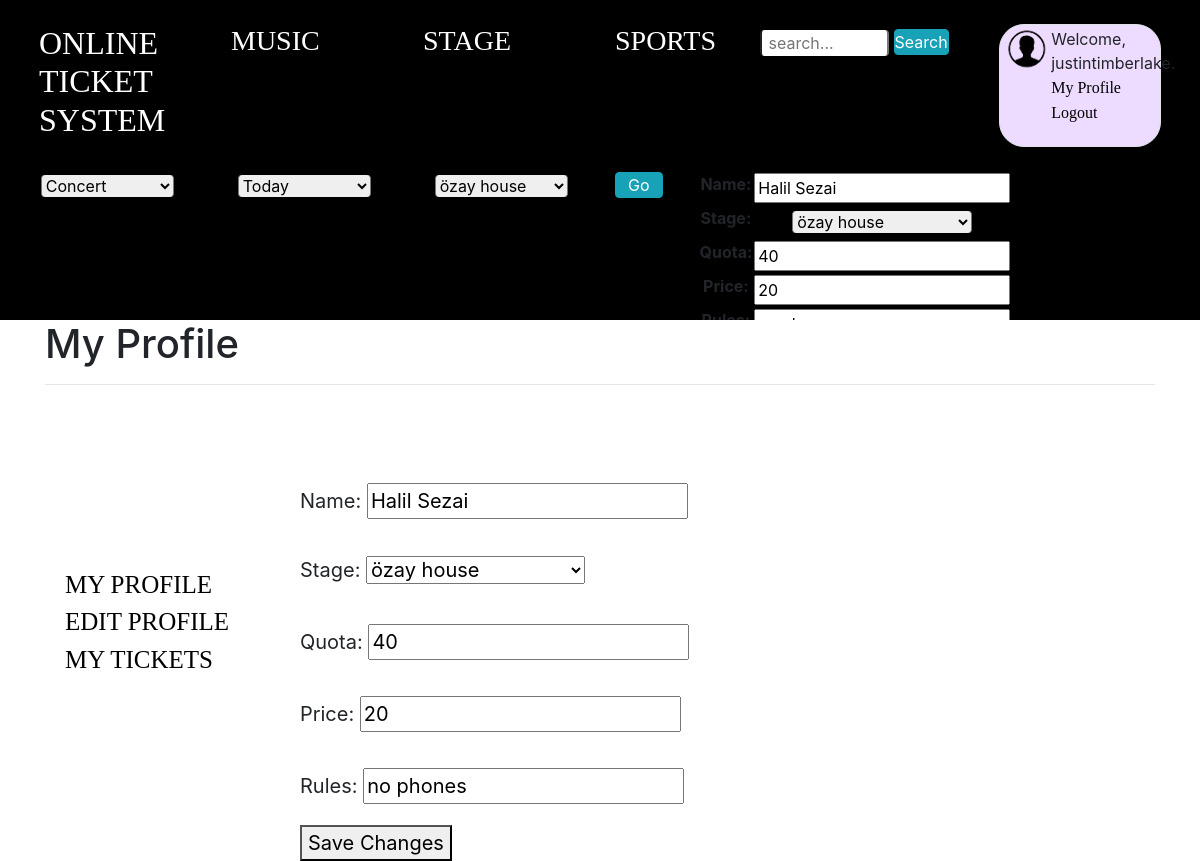
The app's page /event/7/edit (signed in) with its own data.
### website/models.py (models this page shows, shortened)
class Event(models.Model):
    TYPE = (
        ('C', 'Concert'),
        ('T', 'Theatre'),
        ('S', 'Sports')
    )
    name = models.CharField(max_length=50)
    stage = models.ForeignKey(Stage, on_delete=models.CASCADE)
    owner = models.ForeignKey(UserProfile, on_delete=models.CASCADE, null=True)
    date = models.DateField()
    quota = models.IntegerField()
    quotastart = models.IntegerField()
    price = models.IntegerField()
    type = models.CharField(max_length=1, choices=TYPE)
    isAvailable = models.BooleanField(default=False)
    isAccepted = models.BooleanField(default=False)
    isRejected = models.BooleanField(default=False)
    rules = models.CharField(max_length=500)
    img = models.URLField(null=True, blank=True)

### website/views.py (the view)
# urls.py: path('event/<int:event_id>/edit', views.edit_event, name='edit_event'),
def edit_event(request, event_id):
    event = Event.objects.get(pk=event_id)
    user_infos = UserProfile.objects.get(user=request.user)
    if request.method == 'POST':
        form = EditEventForm(request.POST, instance=event)
        if form.is_valid():
            form.save()
            return redirect('/account/profile')
    else:
        form = EditEventForm(instance=event)
        args = {'form': form}
        return render(request, 'event/edit_event.html', args)

### website/forms.py
class EditEventForm(forms.ModelForm):
    class Meta:
        model = Event
        fields = (
            'name',
            'stage',
            'quota',
            'price',
            'rules'
        )

### website/models.py (called while the page is built)
    def __str__(self):
        return '' + self.place

### website/views.py (called while the page is built)
def return_stage_list(request):
    return {'stage_list': Stage.objects.all()}

### templates/event/edit_event.html (shortened to what this page needs)
{%  extends 'profile/profile.html' %}
{% block info %}
        {% load static %}
        <form method="post">
            {{ form.as_p }}
            <button type="submit">Save Changes</button>
        </form>
    {% endblock %}

### templates/base.html (shortened to what this page needs)
<!DOCTYPE html>
<html lang="en">
<head>
    <link rel="stylesheet" href="https://stackpath.bootstrapcdn.com/bootstrap/4.4.1/css/bootstrap.min.css">
     {% block head %}
             {% endblock %}
     {% load static %}
    <link rel="stylesheet" type="text/css" href="{% static 'css/base.css' %}">
</head>
<body>
    <header>
  <video playsinline="playsinline" autoplay="autoplay" muted="muted" loop="loop">
    <source src="{% static 'media/homevideo.mp4' %}" type="video/mp4">
  </video>
        <div class="row" id='mainRow'>
            <div class="col-sm-2">
                <div id="webSiteName">
                    <a href="{%  url 'home' %}">
                        <h2>Online Ticket System</h2>
                    </a>
                </div>
            </div>
            <div class="col-sm-2">
                <div class="topicsName">
                    <a href="{% url 'concert_event'  %} ">
                        <h3>Music</h3>
                    </a>
                </div>
            </div>
            <div class="col-sm-2">
                <div class="topicsName">
                    <a href="{% url 'theatre_event'  %} ">
                        <h3>Stage</h3>
                    </a>
                </div>
            </div>
            <div class="col-sm-1">
                <div class="topicsName">
                    <a href="{% url 'sport_event'  %} ">
                        <h3>Sports</h3>
                    </a>
                </div>
            </div>
            <div class="col-md-3">
                <div class="search-container">
                    <form method="GET" action="{% url 'overall_search' %}">
                    <input required name="q" value="{{ request.GET.q }}" placeholder=" search...">
                    <button class="btn btn-info py-0 px-0" type="submit">Search</button>
                    </form>
                </div>
            </div>
            <div class="col-sm-2">
            <div class="border">
                <div class="avatarDiv">
                    <img src={% static "media/user-avatar.png" %} alt="user-avatar">
                </div>
                <div class="accountTextDiv">
                    {% if user.is_authenticated %}
                    <p class="login">Welcome, {{ user.get_username }}.
                    <a href="{% url 'my_profile' %}">My Profile</a>
                        <a href="{% url 'logout' %}">Logout</a></p>
                    {% else %}
                    <p><a  href="{% url 'login' %}">Login</a></p>
                    {% endif %}
                </div>
            </div>
            </div>
        </div>
        <div class="row" id='searchFilterRow'>
            <table>
{{ form.as_table }}
            <form action="{% url 'opinion_search' %}" method="post" >
            <div class="col-sm-2">
                <div class="categories">
                    <select name="categories">
                        <option value="C">Concert</option>
                    </select>
                </div>
            </div>
            <div class="col-sm-2">
                <div class="categories">
                    <select name="dates">
                        <option value="Today">Today</option>
                    </select>
                </div>
            </div>
            <div class="col-sm-2">
                <div class="categories">
                    <select name="stage_names">
                       {% for stage in stage_list %}
                        <option value="{{ stage.place }}">{{ stage.place }}</option>
                        {% endfor %}
                    </select>
                </div>
            </div>
            <div class="col-sm-1">
                <div class="categories">
                     <button class="btn btn-info py-0 " type="submit">Go</button>
            </div>
                </div>
            </form>
</table>
        </div>
    </header>
    <div class="container-xl">
            {% block content %}
             {% endblock %}
    </div>
</body>
</html>

### website/static/css/profile/profil.css (style rules this page uses)
.infos p { padding-top: 15px; }

### website/static/css/base.css (style rules this page uses)
body { width: 100%; }
a { color: white; font-family: "Century Gothic", serif; text-decoration: none; text-transform: uppercase; }
.accountTextDiv a { color: white; font-family: "Century Gothic", serif; text-decoration: none; text-transform: initial; }
header { position: relative; background-color: black; height: 40vh; min-height: 15rem; width: 100%; overflow: hidden; }
header video { position: absolute; top: 50%; left: 50%; min-width: 100%; min-height: 100%; width: auto; height: auto; z-index: 0; -ms-transform: translateX(-50%) translateY(-50%); -moz-transform: translateX(-50%) translateY(-50%); -webkit-transform: translateX(-50%) translateY(-50%); transform: translateX(-50%) translateY(-50%); }
#webSiteName { float: left; width: 14%; height: 95%; margin: auto; }
.topicsName { float: left; width: 14%; height: 95%; margin: auto; }
.avatarDiv { float: left; width: 30%; height: 95%; margin: auto; margin-left: 2%; }
.avatarDiv img { max-width: 100%; max-height: 100%; }
.border { border-radius: 25px; border-color: #eddcff ; background: #eddcff; width: 100%; height: 100%; }
.accountTextDiv { float: left; width: 60%; height: 95%; margin: auto; padding-top: 1%; }
.accountTextDiv p { width: 100%; }
.search-container { margin: auto; width: 100%; height: 25%; padding-top: 2%; }
.search-container input { margin-left: 19%; width: 50%; webkit-border-radius: 4px !important; -moz-border-radius: 4px !important; border-radius: 4px !important; -webkit-border-top: 4px !important; -moz-border-top: 4px !important; border-top: 4px !important; -webkit-border-bottom: 4px !important; -moz-border-bottom: 4px !important; border-bottom: 4px !important; }
.search-container button { margin-bottom: 2%; }
#searchFilterRow { height: 20%; margin-top: 2%; padding-left: 2%; padding-right: 2%; text-align: center; }
.accountTextDiv a { color: black; }
.row select { webkit-border-radius: 4px !important; -moz-border-radius: 4px !important; border-radius: 4px !important; -webkit-border-top: 4px !important; -moz-border-top: 4px !important; border-top: 4px !important; -webkit-border-bottom: 4px !important; -moz-border-bottom: 4px !important; border-bottom: 4px !important; }
#mainRow { margin: auto; padding-left: 2%; padding-right: 2%; padding-top: 2%; }
.categories { float: left; width: 100%; height: 100%; margin: auto; padding-top: 1.5%; }
.categories select { width: 80%; right: 10%; height: fit-content; }
.categories button { float: left; }

### records on screen
Event: name "Halil Sezai", stage "özay house", quota "40", price "20", rules "no phones"

### other values on screen
{{ user.get_username }} "justintimberlake"
form field stage_names "özay house"
